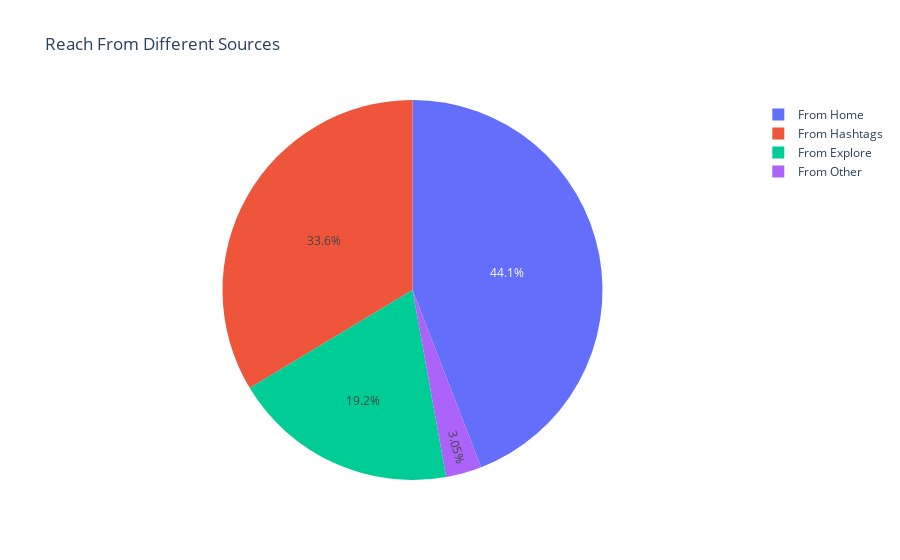

The notebook cell saved with this chart:
### Markdown cell above
### Question 7

### Code cell
new_df = df[["From Home", "From Hashtags", "From Explore", "From Other"]].sum()

graph = px.pie(new_df, labels = new_df.index, values = new_df.values,
               names = new_df.index, title = "Reach From Different Sources")

graph.show()

### Figure 1 — Plotly figure (JSON) as saved in the notebook; plotly's stock layout.template omitted (floating-point values rounded to 4 significant figures)
{"data": [{"domain": {"x": [0, 1], "y": [0, 1]}, "hovertemplate": "index=%{label}<br>value=%{value}<extra></extra>", "labels": ["From Home", "From Hashtags", "From Explore", "From Other"], "legendgroup": "", "name": "", "showlegend": true, "type": "pie", "values": [294619, 224614, 128294, 20360]}], "layout": {"legend": {"tracegroupgap": 0}, "title": {"text": "Reach From Different Sources"}}}
